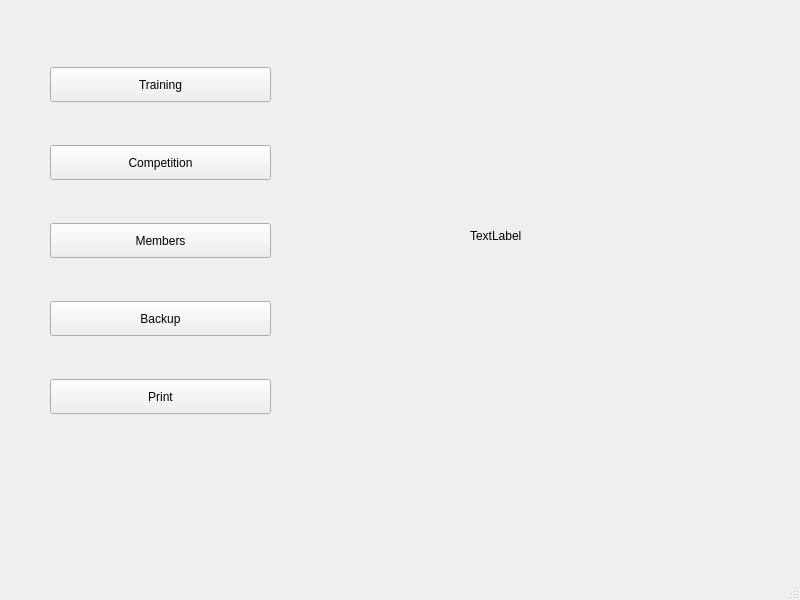
<?xml version="1.0" encoding="UTF-8"?>
<ui version="4.0">
 <class>MainWindow</class>
 <widget class="QMainWindow" name="MainWindow">
  <property name="geometry">
   <rect>
    <x>0</x>
    <y>0</y>
    <width>800</width>
    <height>600</height>
   </rect>
  </property>
  <property name="windowTitle">
   <string>MainWindow</string>
  </property>
  <widget class="QWidget" name="centralwidget">
   <widget class="QWidget" name="verticalLayoutWidget">
    <property name="geometry">
     <rect>
      <x>50</x>
      <y>30</y>
      <width>221</width>
      <height>421</height>
     </rect>
    </property>
    <layout class="QVBoxLayout" name="verticalLayout">
     <item>
      <widget class="QPushButton" name="training">
       <property name="minimumSize">
        <size>
         <width>0</width>
         <height>35</height>
        </size>
       </property>
       <property name="text">
        <string>Training</string>
       </property>
      </widget>
     </item>
     <item>
      <widget class="QPushButton" name="competition">
       <property name="minimumSize">
        <size>
         <width>0</width>
         <height>35</height>
        </size>
       </property>
       <property name="text">
        <string>Competition</string>
       </property>
      </widget>
     </item>
     <item>
      <widget class="QPushButton" name="members">
       <property name="minimumSize">
        <size>
         <width>0</width>
         <height>35</height>
        </size>
       </property>
       <property name="text">
        <string>Members</string>
       </property>
      </widget>
     </item>
     <item>
      <widget class="QPushButton" name="backup">
       <property name="minimumSize">
        <size>
         <width>0</width>
         <height>35</height>
        </size>
       </property>
       <property name="text">
        <string>Backup</string>
       </property>
      </widget>
     </item>
     <item>
      <widget class="QPushButton" name="print">
       <property name="minimumSize">
        <size>
         <width>0</width>
         <height>35</height>
        </size>
       </property>
       <property name="text">
        <string>Print</string>
       </property>
      </widget>
     </item>
    </layout>
   </widget>
   <widget class="QWidget" name="horizontalLayoutWidget">
    <property name="geometry">
     <rect>
      <x>470</x>
      <y>70</y>
      <width>241</width>
      <height>331</height>
     </rect>
    </property>
    <layout class="QHBoxLayout" name="horizontalLayout">
     <item>
      <widget class="QLabel" name="label">
       <property name="text">
        <string>TextLabel</string>
       </property>
      </widget>
     </item>
    </layout>
   </widget>
  </widget>
  <widget class="QMenuBar" name="menubar">
   <property name="geometry">
    <rect>
     <x>0</x>
     <y>0</y>
     <width>800</width>
     <height>20</height>
    </rect>
   </property>
  </widget>
  <widget class="QStatusBar" name="statusbar"/>
 </widget>
 <resources/>
 <connections/>
</ui>
